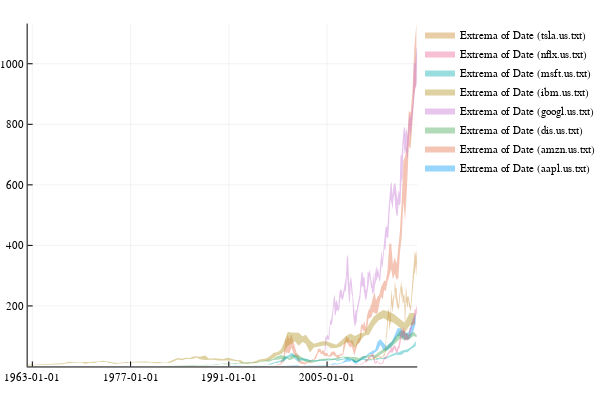

The notebook cell saved with this chart:
### Code cell
partitionplot(t, :Date, :Close, by = :Ticker)
